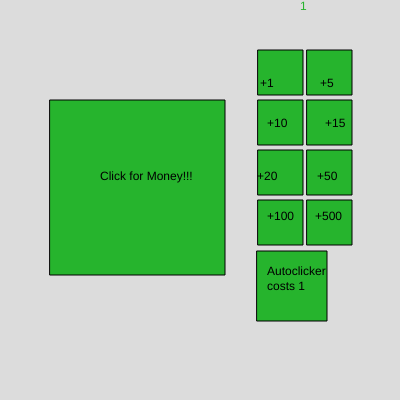
Frame 1 (no input)
Frame 60 (no input): identical to frame 1, image omitted
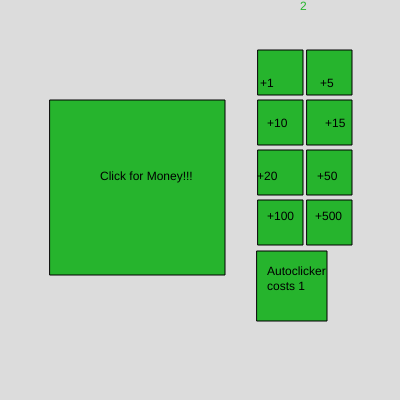
Frame 120 (the mouse pressed at the canvas centre since frame 60)

The p5.js sketch that drew these frames (run headless with seeded random() and noise() and a simulated clock; from frame 60 on, the mouse is pressed at the canvas centre):

// p5.js sketch
// ── sketch.js
var money = 1;
var upgrade = 0;
var upgrade1 = 0;
var upgrade2 = 0;
var upgrade3 = 0;
var upgrade4 = 0;
var upgrade5 = 0;
var upgrade6 = 0;
var upgrade7 = 0;
var autoclicker = 0;
function setup() {
  createCanvas(400, 400);
}

function draw() {
  background(220);
  money = money + autoclicker;

  fill("#26B42D");
  rect(50, 100, 175);
  text(money, 300, 10);
  rect(258, 50, 45);
  rect(307, 50, 45);
  rect(258, 100, 45);
  rect(307, 100, 45);
  rect(258, 150, 45);
  rect(307, 150, 45);
  rect(258, 200, 45);
  rect(307, 200, 45);
  rect(257, 251, 70);
  fill("#000000");
  text("+1", 260, 87);
  text("+5", 320, 87);
  text("+10", 267, 127);
  text("+15", 325, 127);
  text("+20", 257, 180);
  text("+50", 317, 180);
  text("+100", 267, 220);
  text("+500", 315, 220);
  text("Click for Money!!!", 100, 180);
  text("Autoclicker", 267, 275);
  text("costs 1", 267, 290);
}

function mousePressed() {
  if (mouseX > 50 && mouseX < 50 + 175 && mouseY > 100 && mouseY < 100 + 175) {
    money =
      money +
      1 +
      upgrade +
      upgrade1 +
      upgrade2 +
      upgrade3 +
      upgrade4 +
      upgrade5 +
      upgrade6 +
      upgrade7;
  }

  if (
    mouseX > 258 &&
    mouseX < 258 + 45 &&
    mouseY > 50 &&
    mouseY < 50 + 45 &&
    money > 1
  ) {
    money = money - 1;
    upgrade = upgrade + 1;
  }

  if (
    mouseX > 307 &&
    mouseX < 307 + 45 &&
    mouseY > 50 &&
    mouseY < 50 + 45 &&
    money > 5
  ) {
    money = money - 5;
    upgrade1 = upgrade1 + 5;
  }

  if (
    mouseX > 258 &&
    mouseX < 258 + 45 &&
    mouseY > 100 &&
    mouseY < 100 + 45 &&
    money > 10
  ) {
    money = money - 10;
    upgrade2 = upgrade2 + 10;
  }

  if (
    mouseX > 307 &&
    mouseX < 307 + 45 &&
    mouseY > 100 &&
    mouseY < 100 + 45 &&
    money > 15
  ) {
    money = money - 15;
    upgrade3 = upgrade3 + 15;
  }
  if (
    mouseX > 258 &&
    mouseX < 258 + 45 &&
    mouseY > 150 &&
    mouseY < 150 + 45 &&
    money > 20
  ) {
    money = money - 20;
    upgrade4 = upgrade4 + 20;
  }

  if (
    mouseX > 307 &&
    mouseX < 307 + 45 &&
    mouseY > 150 &&
    mouseY < 150 + 45 &&
    money > 50
  ) {
    money = money - 50;
    upgrade5 = upgrade5 + 50;
  }

  if (
    mouseX > 258 &&
    mouseX < 258 + 45 &&
    mouseY > 200 &&
    mouseY < 200 + 45 &&
    money > 100
  ) {
    money = money - 100;
    upgrade6 = upgrade6 + 100;
  }
  if (
    mouseX > 307 &&
    mouseX < 307 + 45 &&
    mouseY > 200 &&
    mouseY < 200 + 45 &&
    money > 500
  ) {
    money = money - 500;
    upgrade7 = upgrade7 + 500;
  }
  if (
    mouseX > 257 &&
    mouseX < 257 + 70 &&
    mouseY > 251 &&
    mouseY < 251 + 70 &&
    money > 10
  ) {
    money = money - 10;
    autoclicker = autoclicker + 1;
  }
}
